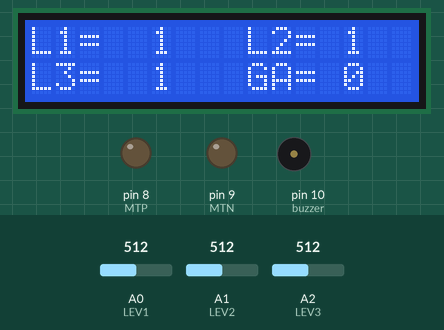
A sketch run on a simulated Arduino Mega 2560, built with avr-gcc and run on an emulated ATmega2560. Parts: 16×2 character LCD, output pins drawn as LEDs (lit = HIGH), buzzer (waves = sounding, pin HIGH). Inputs (shaded band) come from the test bench; at power-on: A2 (LEV3) = 512, A0 (LEV1) = 512, A1 (LEV2) = 512. WiFi joins after 1.5 s; servers stay silent unless stated; uploads are accepted with an empty reply; what the sketch prints to the serial monitor is not drawn.

Above: at 6.1 s.
6.2 s: A2 (LEV3) set to 490
At 12.6 s:
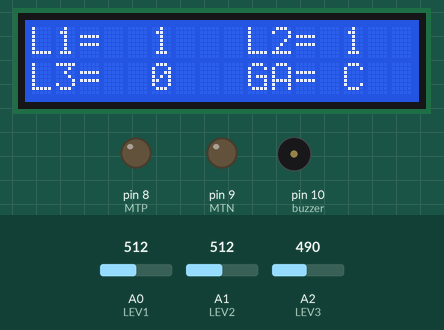
12.7 s: A2 (LEV3) set to 510
At 15.7 s:
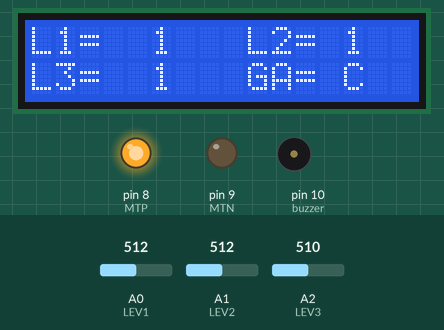
19.2 s: A0 (LEV1) set to 489
At 20.3 s:
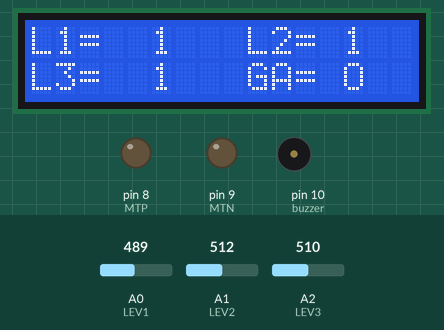
22.3 s: A0 (LEV1) set to 511
At 28.7 s:
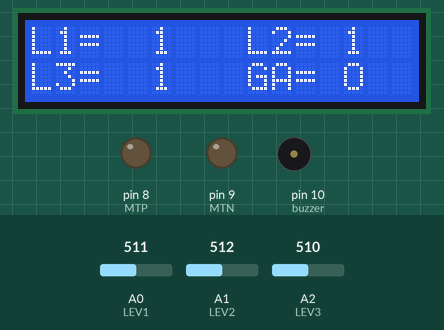
28.8 s: A0 (LEV1) set to 490
At 29.3 s:
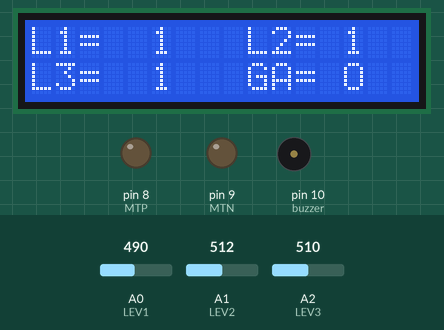
31.9 s: A0 (LEV1) set to 510
At 32.9 s:
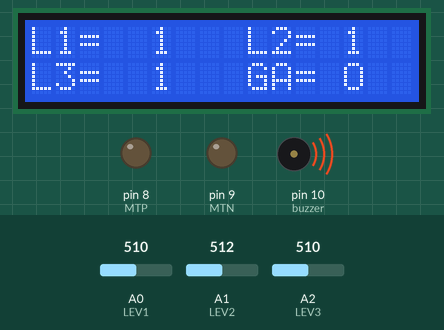
Timing chart, 0 to 39.4 s (numbered marks = the images above; inputs shaded):
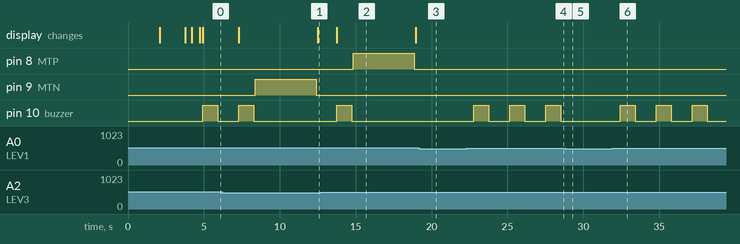

The sketch:

iot_based_dam_gate_control_porjects_iot_nano.ino
```cpp
// Code to use SoftwareSerial
#include "WiFiEsp.h"
#include<String.h>
#include <LiquidCrystal.h>
#include<stdlib.h>

// Emulate Serial1 on pins 6/7 if not present
#ifndef HAVE_HWSERIAL1
#include "SoftwareSerial.h"
SoftwareSerial Serial1(12, 13); // RX, TX
#endif

LiquidCrystal lcd (2, 3, 4, 5, 6, 7);


#define LEV1 A0
#define LEV2 A1
#define LEV3 A2

#define MTP 8
#define MTN 9
#define buzzer 10

unsigned int  lev1, lev2, lev3;
String lev,gate;
int flag = 0;

void beep()
{
  digitalWrite(buzzer, HIGH);
  delay(1000);
  digitalWrite(buzzer, LOW);
  delay(100);
}


char ssid[] = "project12";            // your network SSID (name)
char pass[] = "project123456";        // your network password
int status = WL_IDLE_STATUS;     // the Wifi radio's status

char server[] = "projectsiot.xyz";
char server1[] = "sms.scubedigi.com";

String A = "GET /IoTProjects/DamGate/damupload.php?a=";
String Z = " HTTP/1.1";
String msg = "GET /api.php?username=Mydreamacd&password=Mydre@m123&to=";
// "GET /api.php?username=Mydreamacd&password=M&to=&from=MYDREM&message=WELCOME%20MESSAGE HTTP/1.1"
String iot = "\0";
String bulk = "\0";

// Initialize the Ethernet client object
WiFiEspClient client;


//================================================================================ setup
void setup() {
  Serial.begin(9600);
lcd.begin(16, 2);

  pinMode(buzzer, OUTPUT);
  pinMode(MTP, OUTPUT);
  pinMode(MTN, OUTPUT);
  pinMode(LEV1, INPUT);
  pinMode(LEV2, INPUT);
  pinMode(LEV3, INPUT);


  Serial.println("IOT BASED DAM GATE CONTROL SYSTEM \n");

  lcd.clear();
  lcd.setCursor(0, 0);
  lcd.print("IOT BSD DAM-GATE");
  lcd.setCursor(0, 1);
  lcd.print(" CONTROL SYSTEM ");
  delay(2000);


  // initialize serial for ESP module
  Serial1.begin(9600);
  // initialize ESP module
  WiFi.init(&Serial1);


  // check for the presence of the shield
  if (WiFi.status() == WL_NO_SHIELD) {
    Serial.println(F("WiFi shield not present"));
    // don't continue
      lcd.clear();
    lcd.setCursor(0,0);
    lcd.print("WIFI NT DETECTED");
    lcd.setCursor(0,1);
    lcd.print("PLEASE CHECK....");
  delay(200);
    while (true);
  }

  // attempt to connect to WiFi network
  while ( status != WL_CONNECTED) {
    Serial.print(F("Attempting to connect to WPA SSID: "));
    Serial.println(ssid);
      lcd.clear();
    lcd.setCursor(0,0);
    lcd.print(" CONNECTING TO  ");
    lcd.setCursor(3,1);
    lcd.print(ssid);
  delay(200);
    // Connect to WPA/WPA2 network
    status = WiFi.begin(ssid, pass);
  }
    lcd.clear();
    lcd.setCursor(0,0);
    lcd.print("SERVER INIT");
    lcd.setCursor(3,1);
    lcd.print(".................");
  delay(200);
  // you're connected now, so print out the data
  Serial.println(F("You're connected to the network"));

    Serial.println(F("sending data ---1 "));
    Serial.println(F("Starting connection to server..."));
    // if you get a connection, report back via serial
    if (client.connect(server, 80)) {
      Serial.println(F("Connected to server"));
      // Make a HTTP request
      client.println("GET /IoTProjects/DamGate/damupload.php?a=U&b=0 HTTP/1.1");
      client.println("Host: projectsiot.xyz");
      //client.println("Connection: close");
      client.println();
    }
  //  client.flush();
    // client.stop();

    lcd.clear();
    lcd.setCursor(0,0);
    lcd.print("SERVER INIT");
    lcd.setCursor(3,1);
    lcd.print("done");
  delay(500);
Serial.println(F("PLEASE SHOW CARD "));


  //parking slots details
  lcd.clear();
  lcd.setCursor(0, 0);
  lcd.print("L1= ");
  lcd.setCursor(5, 0);
  lcd.print("0");
  lcd.setCursor(9, 0);
  lcd.print("L2= ");
  lcd.setCursor(13, 0);
  lcd.print("0");

  lcd.setCursor(0, 1);
  lcd.print("L3= ");
  lcd.setCursor(5, 1);
  lcd.print("0");
  lcd.setCursor(9, 1);
  lcd.print("GA= ");
  lcd.setCursor(13, 1);
  lcd.print("0");
  delay(200);

}


// ====================================================================== loop
void loop() {


  lev1 = analogRead(LEV1);
  Serial.println(lev1);

  lev2 = analogRead(LEV2);
  Serial.println(lev2);

  lev3 = analogRead(LEV3);
  Serial.println(lev3);


  //IF ALL LEVEL FULL--------DAM FULL-----
  if ((lev1 > 500) && (lev2 > 500) && (lev3 > 500))
  {

    lev = '3';
    gate = 'O';

    lcd.setCursor(5, 0);
    lcd.print("1");
    lcd.setCursor(13, 0);
    lcd.print("1");
    lcd.setCursor(5, 1);
    lcd.print("1");

    beep();

    if (flag == 1)
    {
      //lcd.setCursor(13, 1);
     // lcd.print("1");
      flag = 0;
      digitalWrite(MTP, HIGH);
      digitalWrite(MTN, LOW);
      delay(4000);
      digitalWrite(MTP, LOW);
      digitalWrite(MTN, LOW);
      delay(100);
      lcd.setCursor(13, 1);
      lcd.print("O");
    }

  }  //DAM GATE FULL


  //if DAM GATE IS EMPTY
  if ((lev1 < 500) && (lev2 < 500) && (lev3 < 500))
  {
    lev = '0';
    gate = 'C';
    lcd.setCursor(5, 0);
    lcd.print("0");
    lcd.setCursor(13, 0);
    lcd.print("0");
    lcd.setCursor(5, 1);
    lcd.print("0");


    if (flag == 0)
    {
      beep();
   //   lcd.setCursor(13, 1);
     // lcd.print("1");
      flag = 1;
      digitalWrite(MTP, LOW);
      digitalWrite(MTN, HIGH);
      delay(4000);
      digitalWrite(MTP, LOW);
      digitalWrite(MTN, LOW);
      delay(100);
      lcd.setCursor(13, 1);
      lcd.print("C");
    }


  }  //DAM GATE EMPTY


  //1ST LEVEL DETECT
  if ((lev1 > 500) && (lev2 < 500) && (lev3 < 500))
  {
    lev = '1';
    gate = 'C';
    lcd.setCursor(5, 0);
    lcd.print("1");
    lcd.setCursor(13, 0);
    lcd.print("0");
    lcd.setCursor(5, 1);
    lcd.print("0");
    lcd.setCursor(13, 1);
    lcd.print("0");
    if (flag == 0)
    {
      beep();
   //   lcd.setCursor(13, 1);
     // lcd.print("1");
      flag = 1;
      digitalWrite(MTP, LOW);
      digitalWrite(MTN, HIGH);
      delay(4000);
      digitalWrite(MTP, LOW);
      digitalWrite(MTN, LOW);
      delay(100);
      lcd.setCursor(13, 1);
      lcd.print("C");
    }


  }  //DAM GATE AT LEVEL-1


  //2ND LEVEL DETECT
  if ((lev1 > 500) && (lev2 > 500) && (lev3 < 500))
  {
    lev = '2';
    gate = 'C';
    lcd.setCursor(5, 0);
    lcd.print("1");
    lcd.setCursor(13, 0);
    lcd.print("1");
    lcd.setCursor(5, 1);
    lcd.print("0");
    lcd.setCursor(13, 1);
    lcd.print("0");
    if (flag == 0)
    {
      beep();
   //   lcd.setCursor(13, 1);
     // lcd.print("1");
      flag = 1;
      digitalWrite(MTP, LOW);
      digitalWrite(MTN, HIGH);
      delay(4000);
      digitalWrite(MTP, LOW);
      digitalWrite(MTN, LOW);
      delay(100);
      lcd.setCursor(13, 1);
      lcd.print("C");
    }


  }  //DAM GATE AT LEVEL-1

   iot = A+lev+"&b="+String(gate)+Z;

        Serial.println(iot);
       // sndit ();
 // ************************************************
  // if the server's disconnected, stop the client
  if (!client.connected()) {
    Serial.println(F("Disconnecting from server..."));
    client.stop();

    // do nothing forevermore
    //while (true);
  }
  //client.stop();
  //client.flush();

//  for (int x = 0; x < 2; x++)
//  {
//    delay(1000);
//    Serial.println(x, DEC);
//  }
  Serial.println(F("Starting connection to server..."));
  // if you get a connection, report back via serial
  if (client.connect(server, 80)) {
    Serial.println(F("Connected to server"));
    // Make a HTTP request

    //client.println("GET /IoTProjects/TollBooth/tollbooth.php?a=A&b=5&c=6&d=3 HTTP/1.1");

    client.println(A+String(lev)+"&b="+String(gate)+Z);

    client.println("Host: projectsiot.xyz");
    //client.println("Connection: close");
    client.println();
  }
    client.stop();

 // ************************************************
        delay(1000);
}//loop
```

Measured:
- the behaviour switches between 501 and 500 on A0 (LEV1) (found by bisection; images 2 and 3)
- after the input at 6.2 s, pin 9 (MTN): LOW → HIGH after 2.2 s, → LOW 4.0 s later; pin 10 (buzzer): goes on until 8.3 s, then stays LOW; the display: first changes after 1.1 s (image 1 shows a later state)
- after the input at 12.7 s, pin 8 (MTP): LOW → HIGH after 2.2 s, → LOW 4.0 s later; pin 10 (buzzer): LOW → HIGH after 1.1 s, → LOW 1.0 s later; the display: changes after 1.1 s (image 2)
- after the input at 19.2 s, pin 10 (buzzer): stays LOW (without the input it goes to HIGH after 1.0 s)
- after the input at 22.3 s, pin 10 (buzzer): alternates HIGH for 1.0 s and LOW for 1.4 s, starting after 0.48 s
- after the input at 28.8 s, pin 10 (buzzer): stays LOW (without the input it goes to HIGH after 1.1 s)
- after the input at 31.9 s, pin 10 (buzzer): alternates HIGH for 1.0 s and LOW for 1.4 s, starting after 0.53 s
